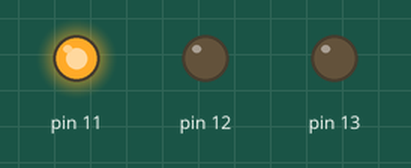
This sketch was run on a simulated Arduino Uno, built with avr-gcc and run on an emulated ATmega328P. On the bench: output pins drawn as LEDs (lit = HIGH).

Above: at 2.5 s.
At 6.0 s:
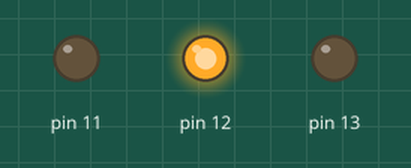
At 12.0 s:
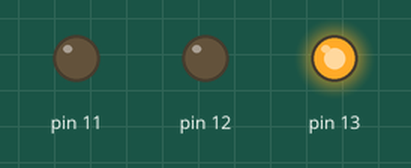
Timing chart, 0 to 22.1 s (numbered marks = the images above):
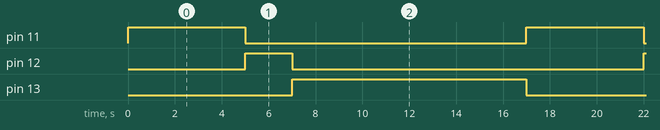

The sketch:

Traffic_LED_light.ino
```cpp
void setup()
{
  pinMode(13, OUTPUT);
  pinMode(12, OUTPUT);
  pinMode(11, OUTPUT);
}

void loop()
{
  digitalWrite(13, LOW);
  digitalWrite(12, LOW);
  digitalWrite(11, HIGH);
  delay(5000);

  digitalWrite(13, LOW);
  digitalWrite(12, HIGH);
  digitalWrite(11, LOW);
  delay(2000);

  digitalWrite(13, HIGH);
  digitalWrite(12, LOW);
  digitalWrite(11, LOW);
  delay(10000);
}
```

Measured:
- by itself, pin 11: alternates HIGH for 5.0 s and LOW for 12.0 s
- by itself, pin 12: alternates HIGH for 2.0 s and LOW for 15.0 s
- by itself, pin 13: alternates HIGH for 10.0 s and LOW for 7.0 s
